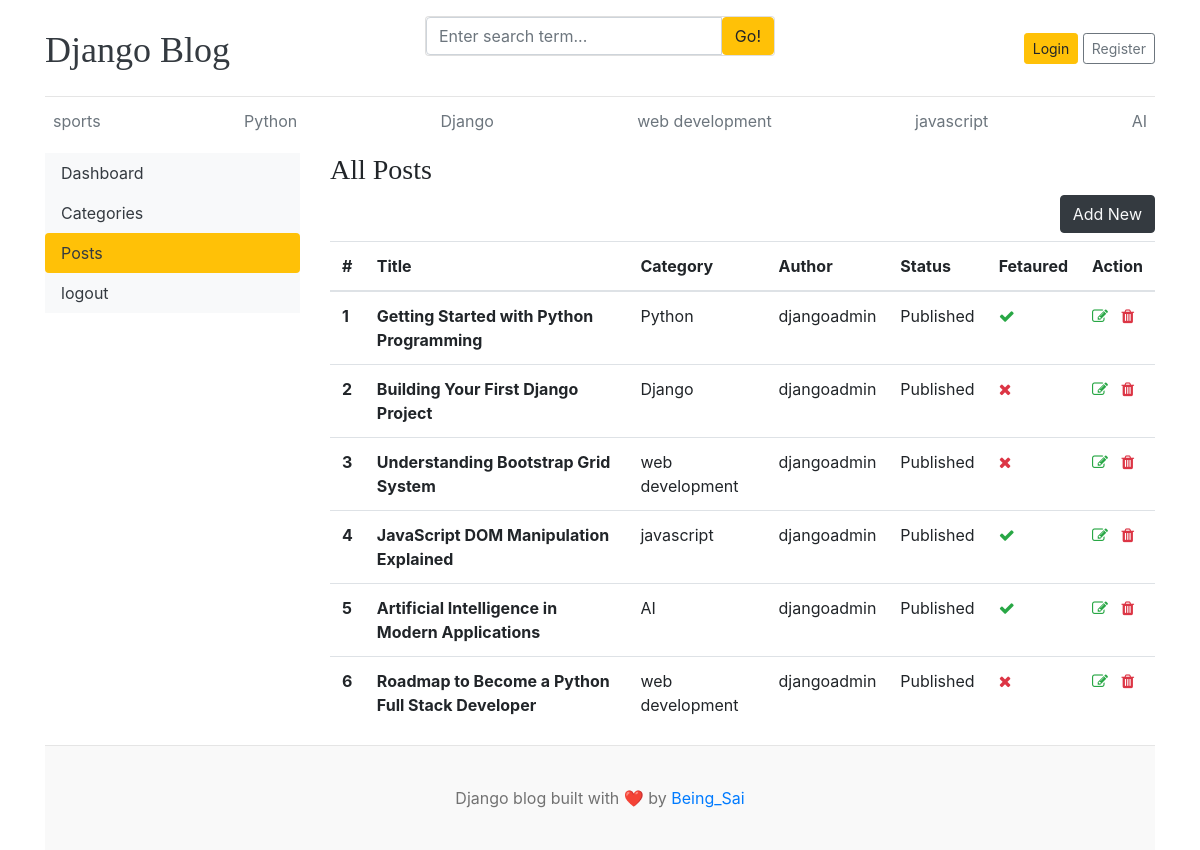
/dashboard/posts/, run on an earlier commit of the app's database.
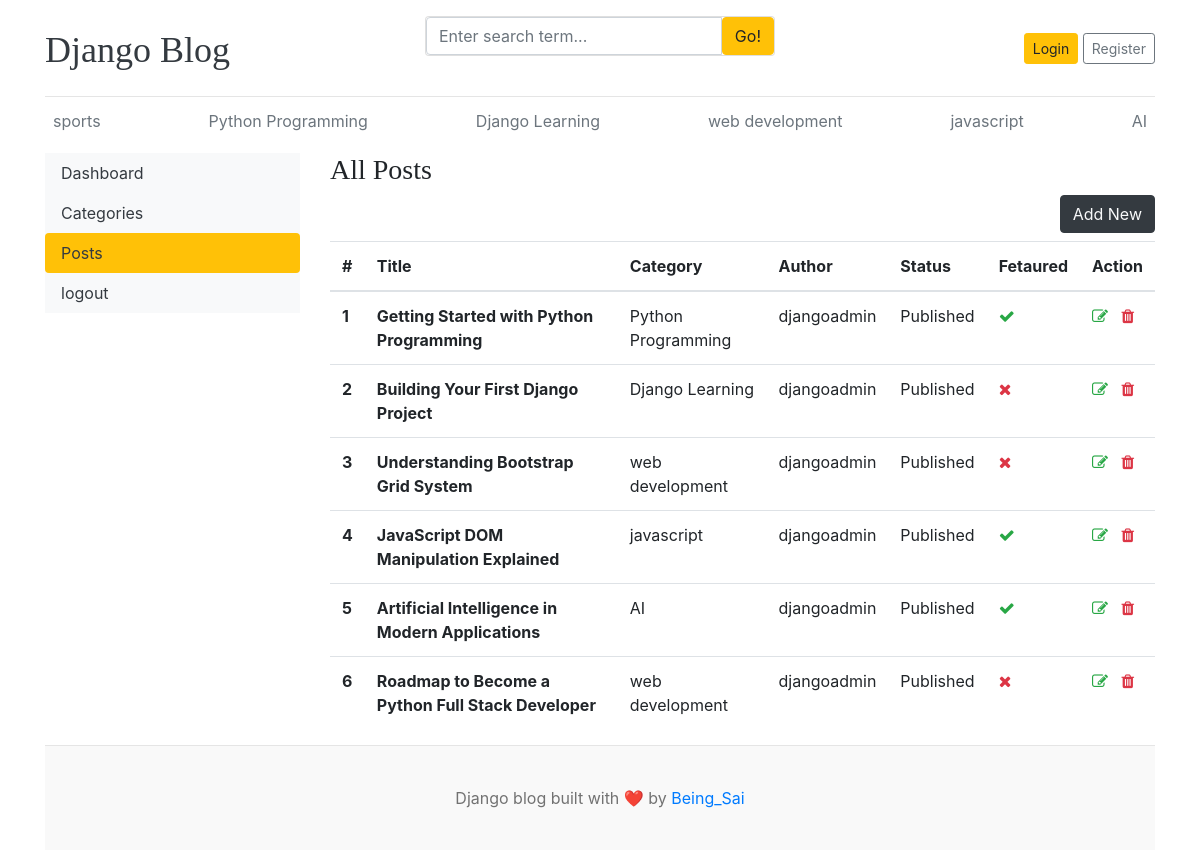
And on a later commit of the database.
### blogs/models.py (models this page shows, shortened)
class Category(models.Model):
    category_name = models.CharField(max_length=50)
    created_at = models.DateTimeField(auto_now_add=True)
    updated_at = models.DateTimeField(auto_now=True)
    def __str__(self):
       return self.category_name
    class Meta:
        verbose_name_plural = 'categories'

class Blog(models.Model):
    title = models.CharField(max_length=100)
    slug =models.SlugField(max_length=150, unique=True, blank=True )
    category =models.ForeignKey(Category, on_delete=models.CASCADE)
    author = models.ForeignKey(User, on_delete=models.CASCADE)
    short_description =models.TextField(max_length=500)
    blog_body = models.TextField(max_length=2000)
    featured_image =models.ImageField(upload_to='uploads/%Y/%m/%d')
    status =models.CharField(choices=STATUS_CHOICES, default="Draft")
    is_featured =models.BooleanField(default=False)
    created_at =models.DateTimeField(auto_now_add=True)
    updated_at = models.DateTimeField(auto_now=True)

### dashboards/views.py (the view)
# urls.py: path('posts/',views.posts, name="posts"),
def posts(request):
    posts = Blog.objects.all()
    context = {
        "posts": posts
    }
    return render(request,'dashboard/posts.html',context)

### blogs/context_preprocessors.py (called while the page is built)
def get_categories(request):
    return{
        "categories": Category.objects.all(),
    }

def get_social_links(request):
    return{
        "sociallinks": SocialLinks.objects.all()
    }

### templates/dashboard/posts.html (shortened to what this page needs)
{% extends 'base.html' %}
{% block content %}
<div class="row">
    {% include 'dashboard/sidebar.html' %}
    <div class="col-md-9">
        <h3> All Posts</h3>
        <a href=" {% url 'add_post' %}" class="btn btn-dark text-light float-right mb-2">Add New</a>
        <table class="table table-hover">
            <thead>
                <tr>
                <th>#</th>
                <th>Title</th>
                <th>Category</th>
                <th>Author</th>
                <th>Status</th>
                <th>Fetaured</th>
                <th>Action</th>
                </tr>
            </thead>
            <tbody>
                {% for post in posts%}
                <tr>
                <th>{{ forloop.counter }}</th>
                <th>{{post.title}}</th>
                <td>{{post.category}}</td>
                <td>{{post.author}}</td>
                <td>{{post.status}}</td>
                <td>{% if post.is_featured %}<i class="fa fa-check text-success"></i>{% else %} <i class="fa fa-times text-danger"></i>{% endif %}</td>
                <td>
                    <a href="{% url 'edit_post' post.id %}"><i class="fa fa-edit text-success"></i></a>
                    <a href="{% url 'delete_post' post.id %}"><i class="fa fa-trash text-danger"></i></a>
                </td>
                </tr>
                {% endfor %}
            </tbody>
        </table>
    </div>
</div>
{% endblock %}

### templates/base.html (shortened to what this page needs)
{% load static %}
<!DOCTYPE html>
<html lang="en">
<head>
    <link href="https://getbootstrap.com/docs/4.0/dist/css/bootstrap.min.css" rel="stylesheet">
    <link href="{% static 'css/blog.css' %}" rel="stylesheet">
    <link rel="stylesheet" href="https://cdnjs.cloudflare.com/ajax/libs/font-awesome/4.7.0/css/font-awesome.min.css">
  </head>
<body>
    <div class="container">
      <header class="blog-header py-3">
        <div class="row flex-nowrap justify-content-between align-items-center">
          <div class="col-4 pt-1">
            <a class="blog-header-logo text-dark" href="/">Django Blog</a>
          </div>
          <div class="col-4">
            <form action="{% url 'search' %}" method=""GET>
            <div class="card mb-4">
                <div class="input-group">
                    <input name="keyword" value="{{keyword}}" type="text" class="form-control" placeholder="Enter search term..." name="keyword">
                    <button class="btn btn-warning" type="submit">Go!</button>
                </div>
            </div>
            </form>
          </div>
          <div class="col-4 d-flex justify-content-end align-items-center">
            {% if not user.is_authenticated %}
            <a class="btn btn-sm btn-warning" href="{% url 'login' %}">Login</a> &nbsp;
            <a class="btn btn-sm btn-outline-secondary" href="{% url 'register' %}">Register</a>
            {% else %}
            <span><a href="{% url 'dashboard' %}">Dashboard</a> </span>
            &emsp;
            <span><a href="{% url 'logout' %}">Logout</a></span>
            {% endif %}
          </div>
        </div>
      </header>
      <div class="nav-scroller py-1 mb-2">
        <nav class="nav d-flex justify-content-between">
          {% for cat in categories %}
          <a class="p-2 text-muted" href="{% url 'post_by_category' cat.id %}">{{ cat.category_name}}</a>
          {% endfor %}
        </nav>
      </div>
{% block content %}
{% endblock%}
<footer class="blog-footer">
  <p>Django blog built with ❤️ by <a href="#">Being_Sai</a></p>
</footer>
</body>
</html>

What changed in the data, as far as the page shows it:
changed Category: category_name "Python" → "Python Programming"
changed Category: category_name "Django" → "Django Learning"
changed through a linked row, Blog "Getting Started with Python Programming": category "Python" → "Python Programming"
changed through a linked row, Blog "Building Your First Django Project": category "Django" → "Django Learning"
